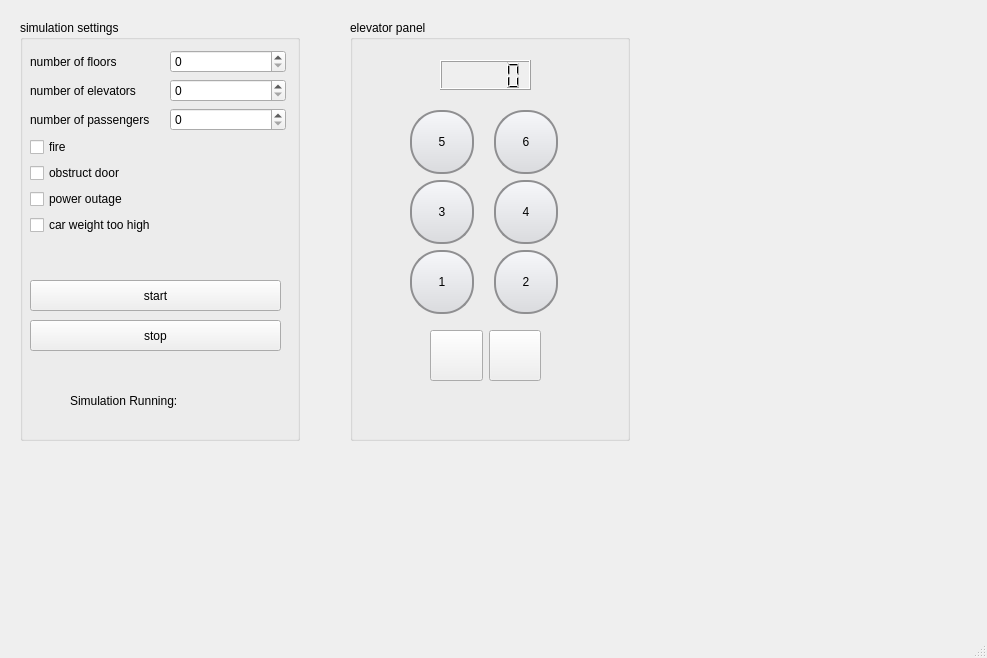
<?xml version="1.0" encoding="UTF-8"?>
<ui version="4.0">
 <class>MainWindow</class>
 <widget class="QMainWindow" name="MainWindow">
  <property name="geometry">
   <rect>
    <x>0</x>
    <y>0</y>
    <width>987</width>
    <height>658</height>
   </rect>
  </property>
  <property name="windowTitle">
   <string>Elevator Simulator</string>
  </property>
  <property name="autoFillBackground">
   <bool>false</bool>
  </property>
  <widget class="QWidget" name="centralwidget">
   <widget class="QGroupBox" name="groupBox">
    <property name="geometry">
     <rect>
      <x>20</x>
      <y>20</y>
      <width>280</width>
      <height>421</height>
     </rect>
    </property>
    <property name="title">
     <string>simulation settings</string>
    </property>
    <widget class="QWidget" name="formLayoutWidget">
     <property name="geometry">
      <rect>
       <x>10</x>
       <y>30</y>
       <width>256</width>
       <height>214</height>
      </rect>
     </property>
     <layout class="QFormLayout" name="formLayout">
      <property name="horizontalSpacing">
       <number>20</number>
      </property>
      <item row="0" column="1">
       <widget class="QSpinBox" name="spinBox"/>
      </item>
      <item row="1" column="0">
       <widget class="QLabel" name="label_3">
        <property name="text">
         <string>number of elevators</string>
        </property>
       </widget>
      </item>
      <item row="1" column="1">
       <widget class="QSpinBox" name="spinBox_2"/>
      </item>
      <item row="3" column="0">
       <widget class="QLabel" name="label_4">
        <property name="text">
         <string>number of passengers</string>
        </property>
       </widget>
      </item>
      <item row="3" column="1">
       <widget class="QSpinBox" name="spinBox_3"/>
      </item>
      <item row="0" column="0">
       <widget class="QLabel" name="label_2">
        <property name="text">
         <string>number of floors</string>
        </property>
       </widget>
      </item>
      <item row="4" column="0">
       <widget class="QCheckBox" name="fire_check">
        <property name="text">
         <string>fire</string>
        </property>
       </widget>
      </item>
      <item row="7" column="0" colspan="2">
       <widget class="QCheckBox" name="checkBox_2">
        <property name="text">
         <string>car weight too high</string>
        </property>
       </widget>
      </item>
      <item row="5" column="0">
       <widget class="QCheckBox" name="obstructed_check">
        <property name="text">
         <string>obstruct door</string>
        </property>
       </widget>
      </item>
      <item row="6" column="0">
       <widget class="QCheckBox" name="checkBox_4">
        <property name="text">
         <string>power outage</string>
        </property>
       </widget>
      </item>
     </layout>
    </widget>
    <widget class="QPushButton" name="start">
     <property name="geometry">
      <rect>
       <x>10</x>
       <y>260</y>
       <width>251</width>
       <height>31</height>
      </rect>
     </property>
     <property name="text">
      <string>start</string>
     </property>
    </widget>
    <widget class="QWidget" name="horizontalLayoutWidget_2">
     <property name="geometry">
      <rect>
       <x>50</x>
       <y>360</y>
       <width>181</width>
       <height>41</height>
      </rect>
     </property>
     <layout class="QHBoxLayout" name="horizontalLayout_2">
      <property name="spacing">
       <number>10</number>
      </property>
      <item>
       <widget class="QLabel" name="label">
        <property name="text">
         <string>Simulation Running:</string>
        </property>
       </widget>
      </item>
      <item>
       <widget class="QLabel" name="led">
        <property name="text">
         <string/>
        </property>
       </widget>
      </item>
     </layout>
    </widget>
    <widget class="QPushButton" name="stop">
     <property name="geometry">
      <rect>
       <x>10</x>
       <y>300</y>
       <width>251</width>
       <height>31</height>
      </rect>
     </property>
     <property name="text">
      <string>stop</string>
     </property>
    </widget>
   </widget>
   <widget class="QGroupBox" name="groupBox_2">
    <property name="geometry">
     <rect>
      <x>350</x>
      <y>20</y>
      <width>280</width>
      <height>421</height>
     </rect>
    </property>
    <property name="title">
     <string>elevator panel</string>
    </property>
    <widget class="QLCDNumber" name="lcdNumber">
     <property name="geometry">
      <rect>
       <x>90</x>
       <y>40</y>
       <width>91</width>
       <height>30</height>
      </rect>
     </property>
     <property name="autoFillBackground">
      <bool>true</bool>
     </property>
    </widget>
    <widget class="QWidget" name="formLayoutWidget_3">
     <property name="geometry">
      <rect>
       <x>60</x>
       <y>90</y>
       <width>151</width>
       <height>206</height>
      </rect>
     </property>
     <layout class="QFormLayout" name="formLayout_3">
      <property name="horizontalSpacing">
       <number>20</number>
      </property>
      <item row="0" column="0">
       <widget class="QPushButton" name="pushButton_2">
        <property name="styleSheet">
         <string notr="true">QPushButton {
    border: 2px solid #8f8f91;
    border-radius: 30px; 
    background-color: qlineargradient(x1: 0, y1: 0, x2: 0, y2: 1, stop: 0 #f6f7fa, stop: 1 #dadbde);
    min-width: 50px;
    max-width: 50px;
    min-height: 50px;
    max-height: 50px;
    padding: 5px;
}

QPushButton:pressed {
    background-color: qlineargradient(x1: 0, y1: 0, x2: 0, y2: 1, stop: 0 #dadbde, stop: 1 #f6f7fa);
}
</string>
        </property>
        <property name="text">
         <string>5</string>
        </property>
       </widget>
      </item>
      <item row="0" column="1">
       <widget class="QPushButton" name="pushButton_3">
        <property name="styleSheet">
         <string notr="true">QPushButton {
    border: 2px solid #8f8f91;
    border-radius: 30px; 
    background-color: qlineargradient(x1: 0, y1: 0, x2: 0, y2: 1, stop: 0 #f6f7fa, stop: 1 #dadbde);
    min-width: 50px;
    max-width: 50px;
    min-height: 50px;
    max-height: 50px;
    padding: 5px;
}

QPushButton:pressed {
    background-color: qlineargradient(x1: 0, y1: 0, x2: 0, y2: 1, stop: 0 #dadbde, stop: 1 #f6f7fa);
}
</string>
        </property>
        <property name="text">
         <string>6</string>
        </property>
       </widget>
      </item>
      <item row="1" column="0">
       <widget class="QPushButton" name="pushButton_4">
        <property name="styleSheet">
         <string notr="true">QPushButton {
    border: 2px solid #8f8f91;
    border-radius: 30px; 
    background-color: qlineargradient(x1: 0, y1: 0, x2: 0, y2: 1, stop: 0 #f6f7fa, stop: 1 #dadbde);
    min-width: 50px;
    max-width: 50px;
    min-height: 50px;
    max-height: 50px;
    padding: 5px;
}

QPushButton:pressed {
    background-color: qlineargradient(x1: 0, y1: 0, x2: 0, y2: 1, stop: 0 #dadbde, stop: 1 #f6f7fa);
}
</string>
        </property>
        <property name="text">
         <string>3</string>
        </property>
       </widget>
      </item>
      <item row="1" column="1">
       <widget class="QPushButton" name="pushButton_5">
        <property name="styleSheet">
         <string notr="true">QPushButton {
    border: 2px solid #8f8f91;
    border-radius: 30px; 
    background-color: qlineargradient(x1: 0, y1: 0, x2: 0, y2: 1, stop: 0 #f6f7fa, stop: 1 #dadbde);
    min-width: 50px;
    max-width: 50px;
    min-height: 50px;
    max-height: 50px;
    padding: 5px;
}

QPushButton:pressed {
    background-color: qlineargradient(x1: 0, y1: 0, x2: 0, y2: 1, stop: 0 #dadbde, stop: 1 #f6f7fa);
}
</string>
        </property>
        <property name="text">
         <string>4</string>
        </property>
       </widget>
      </item>
      <item row="2" column="0">
       <widget class="QPushButton" name="pushButton_6">
        <property name="styleSheet">
         <string notr="true">QPushButton {
    border: 2px solid #8f8f91;
    border-radius: 30px; 
    background-color: qlineargradient(x1: 0, y1: 0, x2: 0, y2: 1, stop: 0 #f6f7fa, stop: 1 #dadbde);
    min-width: 50px;
    max-width: 50px;
    min-height: 50px;
    max-height: 50px;
    padding: 5px;
}

QPushButton:pressed {
    background-color: qlineargradient(x1: 0, y1: 0, x2: 0, y2: 1, stop: 0 #dadbde, stop: 1 #f6f7fa);
}
</string>
        </property>
        <property name="text">
         <string>1</string>
        </property>
       </widget>
      </item>
      <item row="2" column="1">
       <widget class="QPushButton" name="pushButton_7">
        <property name="styleSheet">
         <string notr="true">QPushButton {
    border: 2px solid #8f8f91;
    border-radius: 30px; 
    background-color: qlineargradient(x1: 0, y1: 0, x2: 0, y2: 1, stop: 0 #f6f7fa, stop: 1 #dadbde);
    min-width: 50px;
    max-width: 50px;
    min-height: 50px;
    max-height: 50px;
    padding: 5px;
}

QPushButton:pressed {
    background-color: qlineargradient(x1: 0, y1: 0, x2: 0, y2: 1, stop: 0 #dadbde, stop: 1 #f6f7fa);
}
</string>
        </property>
        <property name="text">
         <string>2</string>
        </property>
       </widget>
      </item>
     </layout>
    </widget>
    <widget class="QWidget" name="horizontalLayoutWidget">
     <property name="geometry">
      <rect>
       <x>80</x>
       <y>310</y>
       <width>111</width>
       <height>51</height>
      </rect>
     </property>
     <layout class="QHBoxLayout" name="horizontalLayout">
      <item>
       <widget class="QPushButton" name="pushButton_11">
        <property name="sizePolicy">
         <sizepolicy hsizetype="Minimum" vsizetype="Ignored">
          <horstretch>0</horstretch>
          <verstretch>0</verstretch>
         </sizepolicy>
        </property>
        <property name="styleSheet">
         <string notr="true">/* Default state (not pressed) */
QPushButton {
    border-image: url(:/images/elevator-open.png);
}

/* When the button is pressed */
QPushButton:pressed {
    border-image: url(:/images/elevator-open-pushed.png);
}
</string>
        </property>
        <property name="text">
         <string/>
        </property>
       </widget>
      </item>
      <item>
       <widget class="QPushButton" name="close_door_button">
        <property name="sizePolicy">
         <sizepolicy hsizetype="Ignored" vsizetype="Ignored">
          <horstretch>0</horstretch>
          <verstretch>0</verstretch>
         </sizepolicy>
        </property>
        <property name="styleSheet">
         <string notr="true">/* Default state (not pressed) */
QPushButton {
    border-image: url(:/images/elevator-close.png);
}

/* When the button is pressed */
QPushButton:pressed {
    border-image: url(:/images/elevator-close-pushed.png);
}
</string>
        </property>
        <property name="text">
         <string/>
        </property>
       </widget>
      </item>
     </layout>
    </widget>
   </widget>
  </widget>
  <widget class="QMenuBar" name="menubar">
   <property name="geometry">
    <rect>
     <x>0</x>
     <y>0</y>
     <width>987</width>
     <height>22</height>
    </rect>
   </property>
  </widget>
  <widget class="QStatusBar" name="statusbar"/>
 </widget>
 <resources/>
 <connections/>
</ui>
